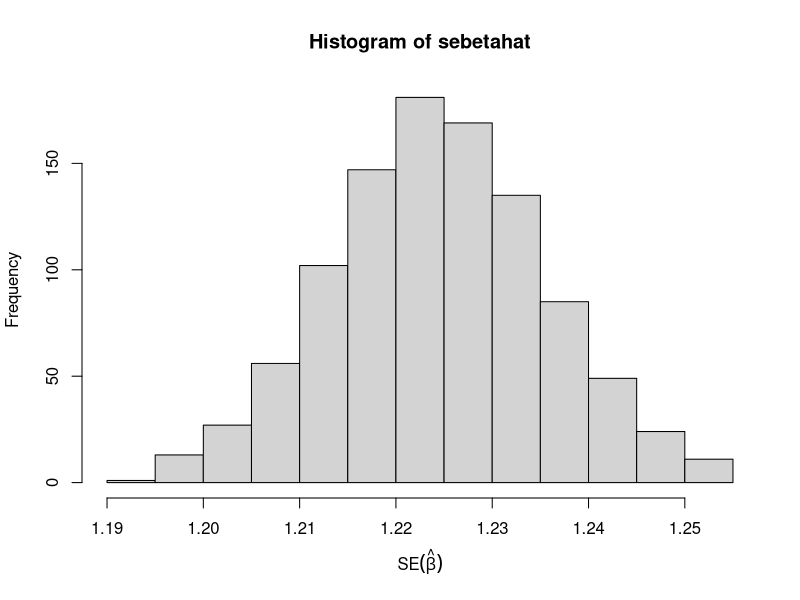

Recreate this plot in R. (Note: a time limit stopped this script after it produced the figure.)
## ---- chunk 1
n <- 3000
p <- 1000
## ---- chunk 2
set.seed(777)
## independent X columns
X <- matrix(rnorm(n * p), n, p)
## column normalization
X <- t(t(X) / sqrt(colSums(X^2)))
Sigma.betahat <- solve(crossprod(X))
Rho.betahat <- cov2cor(Sigma.betahat)
sqroot.avg.sq.rho.betahat.indep <- sqrt((sum(Rho.betahat^2) - p) / (p * (p - 1)))
sqroot.avg.sq.rho.betahat.indep
sebetahat <- sqrt(diag(Sigma.betahat))
hist(sebetahat, xlab = expression(SE(hat(beta))))
## ---- chunk 3
sqroot.avg.sq.rho.betahat <- sqroot.avg.sq.rho.X <- c()
mean.sebetahat <- sd.sebetahat <- c()
i <- 1
set.seed(777)
for (rho in seq(0.01, 0.99, by = 0.01)) {
  ## generate correlation matrix of X columns
  Sigma.X <- toeplitz(rho^(0 : (p - 1)))
  Rho.X <- cov2cor(Sigma.X)
  sqroot.avg.sq.rho.X[i] <- sqrt((sum(Rho.X^2) - p) / (p * (p - 1)))
  ## generate correlated X columns
  X <- matrix(rnorm(n * p), n, p) %*% chol(Rho.X)
  ## column normalization
  X <- t(t(X) / sqrt(colSums(X^2)))
  Sigma.betahat <- solve(crossprod(X))
  Rho.betahat <- cov2cor(Sigma.betahat)
  sqroot.avg.sq.rho.betahat[i] <- sqrt((sum(Rho.betahat^2) - p) / (p * (p - 1)))
  sebetahat <- sqrt(diag(Sigma.betahat))
  mean.sebetahat[i] <- mean(sebetahat)
  sd.sebetahat[i] <- sd(sebetahat)
  i <- i + 1
}
## ---- chunk 4
sqroot.avg.sq.rho.betahat.toeplitz <- sqroot.avg.sq.rho.betahat
par(mar = c(4.5, 5, 2, 0.5))
plot(seq(0.01, 0.99, by = 0.01), mean.sebetahat, xlab = expression(rho), ylab = expression(bar(SE(hat(beta[j])))))
plot(seq(0.01, 0.99, by = 0.01), sd.sebetahat, xlab = expression(rho), ylab = expression(SD(SE(hat(beta[j])))))
## ---- chunk 5
par(mar = c(4.5, 5, 2, 0.5))
plot(seq(0.01, 0.99, by = 0.01), sqroot.avg.sq.rho.X, xlab = expression(rho), ylab = expression(sqrt(bar(rho[ij]^2))), type = "o", pch = 17, main = expression(Cor(X)), cex = 0.2)
plot(seq(0.01, 0.99, by = 0.01), sqroot.avg.sq.rho.betahat, xlab = expression(rho), ylab = expression(sqrt(bar(rho[ij]^2))), type = "o", pch = 2, main = expression(Cor(hat(beta))), cex = 0.2)
abline(h = sqroot.avg.sq.rho.betahat.indep, lty = 2, col = "green")
## ---- chunk 6
sqroot.avg.sq.rho.betahat <- sqroot.avg.sq.rho.X <- c()
mean.sebetahat <- sd.sebetahat <- c()
i <- 1
set.seed(777)
for (d in 1 : 1000) {
  ## generate correlation matrix of X columns
  B <- matrix(rnorm(p * d, 0, 1), p, d)
  Sigma.X <- tcrossprod(B) + diag(p)
  Rho.X <- cov2cor(Sigma.X)
  sqroot.avg.sq.rho.X[i] <- sqrt((sum(Rho.X^2) - p) / (p * (p - 1)))
  ## generate correlated X columns
  X <- matrix(rnorm(n * p), n, p) %*% chol(Rho.X)
  X <- t(t(X) / sqrt(colSums(X^2)))
  Sigma.betahat <- solve(crossprod(X))
  Rho.betahat <- cov2cor(Sigma.betahat)
  sqroot.avg.sq.rho.betahat[i] <- sqrt((sum(Rho.betahat^2) - p) / (p * (p - 1)))
  sebetahat <- sqrt(diag(Sigma.betahat))
  mean.sebetahat[i] <- mean(sebetahat)
  sd.sebetahat[i] <- sd(sebetahat)
  i <- i + 1
}
## ---- chunk 7
sqroot.avg.sq.rho.betahat.factorX <- sqroot.avg.sq.rho.betahat
par(mar = c(4.5, 5, 2, 0.5))
plot(1 : 1000, mean.sebetahat, xlab = expression(d), ylab = expression(bar(SE(hat(beta[j])))))
plot(1 : 1000, sd.sebetahat, xlab = expression(d), ylab = expression(SD(SE(hat(beta[j])))))
## ---- chunk 8
par(mar = c(4.5, 5, 2, 0.5))
plot(1 : 1000, sqroot.avg.sq.rho.X, xlab = expression(d), ylab = expression(sqrt(bar(rho[ij]^2))), type = "o", pch = 17, main = expression(Cor(X)), cex = 0.2)
plot(1 : 1000, sqroot.avg.sq.rho.betahat, xlab = expression(d), ylab = expression(sqrt(bar(rho[ij]^2))), type = "o", pch = 2, main = expression(Cor(hat(beta))), cex = 0.2, ylim = range(sqroot.avg.sq.rho.betahat, sqroot.avg.sq.rho.betahat.toeplitz, sqroot.avg.sq.rho.betahat.indep))
lines(seq(1, 1000, length = 99), sqroot.avg.sq.rho.betahat.toeplitz, lty = 2, col = "blue")
abline(h = sqroot.avg.sq.rho.betahat.indep, lty = 2, col = "green")
## ---- chunk 9
sqroot.avg.sq.rho.betahat <- sqroot.avg.sq.rhohat.X <- c()
mean.sebetahat <- sd.sebetahat <- c()
i <- 1
set.seed(777)
for (d in 1 : 1000) {
  ## generate correlation matrix of betahat
  B <- matrix(rnorm(p * d, 0, 1), p, d)
  Sigma.betahat <- tcrossprod(B) + diag(p)
  Rho.betahat <- cov2cor(Sigma.betahat)
  ## generate correlated X columns
  X <- matrix(rnorm(n * p), n, p)
  X <- t(t(X) / sqrt(colSums(X^2)))
  X <- X %*% chol(solve(Rho.betahat))
  Sigmahat.X <- crossprod(X)
  Rhohat.X <- cov2cor(Sigmahat.X)
  sqroot.avg.sq.rhohat.X[i] <- sqrt((sum(Rhohat.X^2) - p) / (p * (p - 1)))
  Sigma.betahat <- solve(crossprod(X))
  Rho.betahat <- cov2cor(Sigma.betahat)
  sqroot.avg.sq.rho.betahat[i] <- sqrt((sum(Rho.betahat^2) - p) / (p * (p - 1)))
  sebetahat <- sqrt(diag(Sigma.betahat))
  mean.sebetahat[i] <- mean(sebetahat)
  sd.sebetahat[i] <- sd(sebetahat)
  i <- i + 1
}
## ---- chunk 10
par(mar = c(4.5, 5, 2, 0.5))
plot(1 : 1000, mean.sebetahat, xlab = expression(d), ylab = expression(bar(SE(hat(beta[j])))))
plot(1 : 1000, sd.sebetahat, xlab = expression(d), ylab = expression(SD(SE(hat(beta[j])))))
## ---- chunk 11
par(mar = c(4.5, 5, 2, 0.5))
plot(1 : 1000, sqroot.avg.sq.rhohat.X, xlab = expression(d), ylab = expression(sqrt(bar(hat(rho)[ij]^2))), type = "o", pch = 17, main = expression(hat(Cor)(X)), cex = 0.2)
plot(1 : 1000, sqroot.avg.sq.rho.betahat, xlab = expression(d), ylab = expression(sqrt(bar(rho[ij]^2))), type = "o", pch = 2, main = expression(Cor(hat(beta))), cex = 0.2, ylim = range(sqroot.avg.sq.rho.betahat, sqroot.avg.sq.rho.betahat.toeplitz, sqroot.avg.sq.rho.betahat.indep))
abline(h = sqroot.avg.sq.rho.betahat.indep, lty = 2, col = "green")
